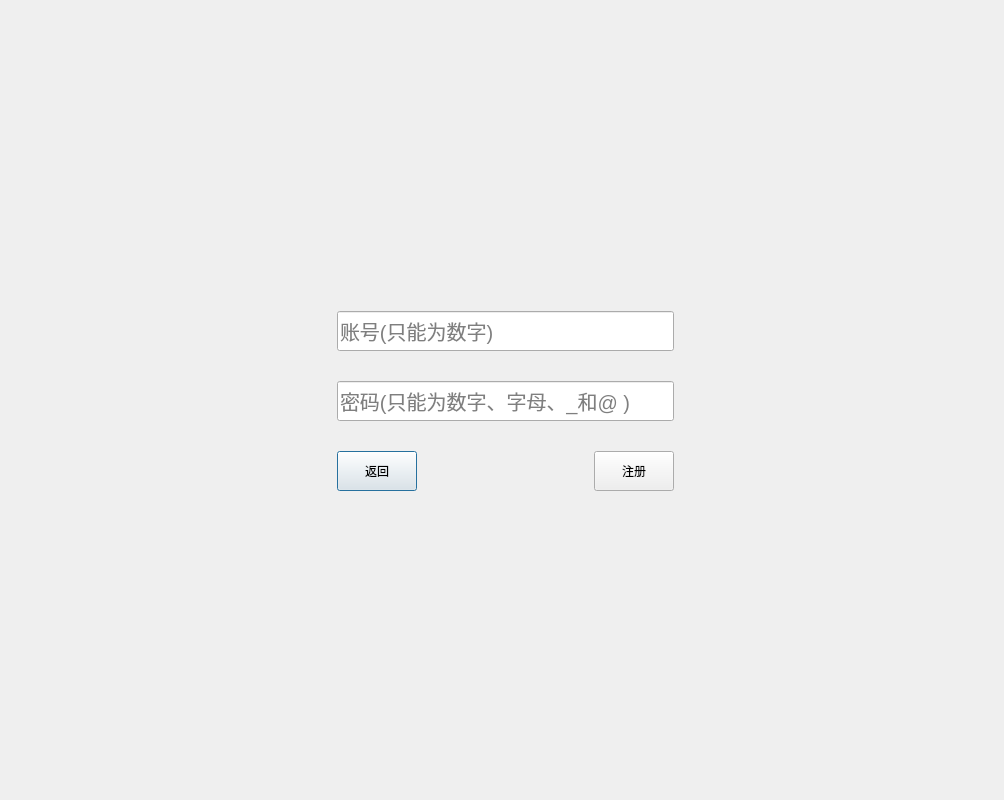
<?xml version="1.0" encoding="UTF-8"?>
<ui version="4.0">
 <class>ZhuCe</class>
 <widget class="QDialog" name="ZhuCe">
  <property name="geometry">
   <rect>
    <x>0</x>
    <y>0</y>
    <width>1004</width>
    <height>800</height>
   </rect>
  </property>
  <property name="windowTitle">
   <string>Dialog</string>
  </property>
  <widget class="QWidget" name="">
   <property name="geometry">
    <rect>
     <x>0</x>
     <y>0</y>
     <width>1011</width>
     <height>801</height>
    </rect>
   </property>
   <layout class="QVBoxLayout" name="verticalLayout_2">
    <item>
     <spacer name="verticalSpacer">
      <property name="orientation">
       <enum>Qt::Vertical</enum>
      </property>
      <property name="sizeHint" stdset="0">
       <size>
        <width>20</width>
        <height>40</height>
       </size>
      </property>
     </spacer>
    </item>
    <item>
     <layout class="QHBoxLayout" name="horizontalLayout_2">
      <item>
       <spacer name="horizontalSpacer_2">
        <property name="orientation">
         <enum>Qt::Horizontal</enum>
        </property>
        <property name="sizeHint" stdset="0">
         <size>
          <width>40</width>
          <height>20</height>
         </size>
        </property>
       </spacer>
      </item>
      <item>
       <layout class="QVBoxLayout" name="verticalLayout">
        <property name="spacing">
         <number>30</number>
        </property>
        <item>
         <widget class="QLineEdit" name="lineEdit">
          <property name="minimumSize">
           <size>
            <width>300</width>
            <height>40</height>
           </size>
          </property>
          <property name="maximumSize">
           <size>
            <width>350</width>
            <height>40</height>
           </size>
          </property>
          <property name="font">
           <font>
            <pointsize>15</pointsize>
           </font>
          </property>
          <property name="focusPolicy">
           <enum>Qt::StrongFocus</enum>
          </property>
          <property name="placeholderText">
           <string>账号(只能为数字)</string>
          </property>
         </widget>
        </item>
        <item>
         <widget class="QLineEdit" name="lineEdit_2">
          <property name="minimumSize">
           <size>
            <width>300</width>
            <height>40</height>
           </size>
          </property>
          <property name="maximumSize">
           <size>
            <width>350</width>
            <height>40</height>
           </size>
          </property>
          <property name="font">
           <font>
            <pointsize>15</pointsize>
           </font>
          </property>
          <property name="focusPolicy">
           <enum>Qt::StrongFocus</enum>
          </property>
          <property name="placeholderText">
           <string>密码(只能为数字、字母、_和@ )</string>
          </property>
         </widget>
        </item>
        <item>
         <layout class="QHBoxLayout" name="horizontalLayout">
          <item>
           <widget class="QPushButton" name="pushButton_2">
            <property name="minimumSize">
             <size>
              <width>0</width>
              <height>40</height>
             </size>
            </property>
            <property name="text">
             <string>返回</string>
            </property>
           </widget>
          </item>
          <item>
           <spacer name="horizontalSpacer">
            <property name="orientation">
             <enum>Qt::Horizontal</enum>
            </property>
            <property name="sizeHint" stdset="0">
             <size>
              <width>40</width>
              <height>20</height>
             </size>
            </property>
           </spacer>
          </item>
          <item>
           <widget class="QPushButton" name="pushButton">
            <property name="minimumSize">
             <size>
              <width>0</width>
              <height>40</height>
             </size>
            </property>
            <property name="text">
             <string>注册</string>
            </property>
           </widget>
          </item>
         </layout>
        </item>
       </layout>
      </item>
      <item>
       <spacer name="horizontalSpacer_3">
        <property name="orientation">
         <enum>Qt::Horizontal</enum>
        </property>
        <property name="sizeHint" stdset="0">
         <size>
          <width>40</width>
          <height>20</height>
         </size>
        </property>
       </spacer>
      </item>
     </layout>
    </item>
    <item>
     <spacer name="verticalSpacer_2">
      <property name="orientation">
       <enum>Qt::Vertical</enum>
      </property>
      <property name="sizeHint" stdset="0">
       <size>
        <width>20</width>
        <height>40</height>
       </size>
      </property>
     </spacer>
    </item>
   </layout>
  </widget>
 </widget>
 <resources/>
 <connections/>
</ui>
